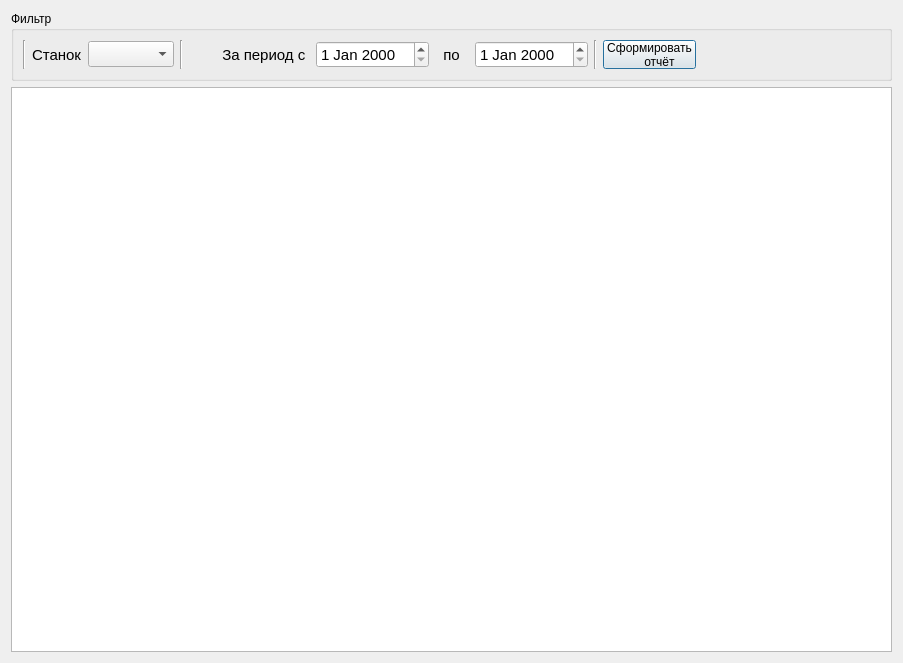
<?xml version="1.0" encoding="UTF-8"?>
<ui version="4.0">
 <class>Dialog</class>
 <widget class="QDialog" name="Dialog">
  <property name="geometry">
   <rect>
    <x>0</x>
    <y>0</y>
    <width>903</width>
    <height>663</height>
   </rect>
  </property>
  <property name="windowTitle">
   <string>Сердечники</string>
  </property>
  <layout class="QVBoxLayout" name="verticalLayout">
   <item>
    <widget class="QGroupBox" name="groupBox">
     <property name="maximumSize">
      <size>
       <width>16777215</width>
       <height>70</height>
      </size>
     </property>
     <property name="title">
      <string>Фильтр</string>
     </property>
     <layout class="QHBoxLayout" name="horizontalLayout">
      <item>
       <widget class="Line" name="line_3">
        <property name="orientation">
         <enum>Qt::Vertical</enum>
        </property>
       </widget>
      </item>
      <item>
       <widget class="QLabel" name="label_2">
        <property name="font">
         <font>
          <pointsize>11</pointsize>
         </font>
        </property>
        <property name="text">
         <string>Станок</string>
        </property>
       </widget>
      </item>
      <item>
       <widget class="QComboBox" name="comboBox">
        <property name="font">
         <font>
          <pointsize>11</pointsize>
         </font>
        </property>
       </widget>
      </item>
      <item>
       <widget class="Line" name="line">
        <property name="orientation">
         <enum>Qt::Vertical</enum>
        </property>
       </widget>
      </item>
      <item>
       <layout class="QHBoxLayout" name="horizontalLayout_2">
        <item>
         <widget class="QLabel" name="label_5">
          <property name="font">
           <font>
            <pointsize>11</pointsize>
           </font>
          </property>
          <property name="text">
           <string>        За период с </string>
          </property>
         </widget>
        </item>
        <item>
         <widget class="QDateEdit" name="dateEdit">
          <property name="font">
           <font>
            <pointsize>11</pointsize>
           </font>
          </property>
         </widget>
        </item>
        <item>
         <widget class="QLabel" name="label_4">
          <property name="font">
           <font>
            <pointsize>11</pointsize>
           </font>
          </property>
          <property name="text">
           <string>  по  </string>
          </property>
         </widget>
        </item>
        <item>
         <widget class="QDateEdit" name="dateEdit_2">
          <property name="font">
           <font>
            <pointsize>11</pointsize>
           </font>
          </property>
         </widget>
        </item>
       </layout>
      </item>
      <item>
       <widget class="Line" name="line_2">
        <property name="orientation">
         <enum>Qt::Vertical</enum>
        </property>
       </widget>
      </item>
      <item>
       <widget class="QPushButton" name="pushButton">
        <property name="sizePolicy">
         <sizepolicy hsizetype="Minimum" vsizetype="Expanding">
          <horstretch>0</horstretch>
          <verstretch>0</verstretch>
         </sizepolicy>
        </property>
        <property name="text">
         <string>Сформировать
      отчёт</string>
        </property>
        <property name="icon">
         <iconset resource="ico_64.qrc">
          <normaloff>:/ico/ico/book_green.png</normaloff>:/ico/ico/book_green.png</iconset>
        </property>
       </widget>
      </item>
      <item>
       <spacer name="horizontalSpacer">
        <property name="orientation">
         <enum>Qt::Horizontal</enum>
        </property>
        <property name="sizeHint" stdset="0">
         <size>
          <width>40</width>
          <height>20</height>
         </size>
        </property>
       </spacer>
      </item>
     </layout>
    </widget>
   </item>
   <item>
    <widget class="QTableView" name="tableView">
     <property name="font">
      <font>
       <pointsize>8</pointsize>
      </font>
     </property>
     <property name="sortingEnabled">
      <bool>true</bool>
     </property>
    </widget>
   </item>
  </layout>
 </widget>
 <resources>
  <include location="ico_64.qrc"/>
 </resources>
 <connections/>
</ui>
